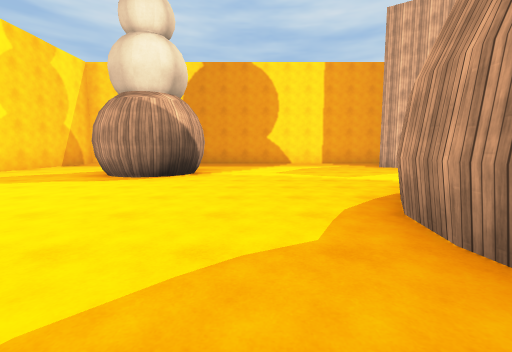
view 1 (above)

19 first-person views from a walk through a 3-D level made in the Unity game engine. The camera is 1.4 m above the floor, tilts 6° down and sees 90° across. The floor is counted in squares, 2.4 m on a side. Each view is taken from the middle of a square. On the plan, view 1 faces up. The plan holds only what a view shows up to about 9 squares ahead; the rest is blank. The player character is not drawn. Surface patterns are stand-ins for the level's own textures.

view 2
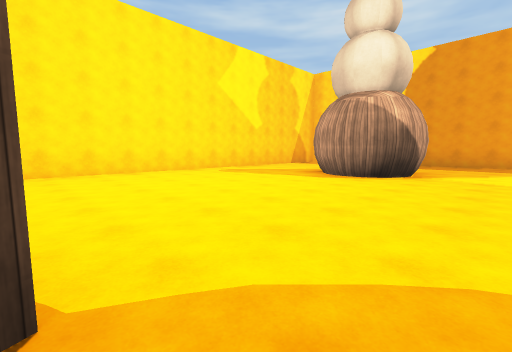

view 3
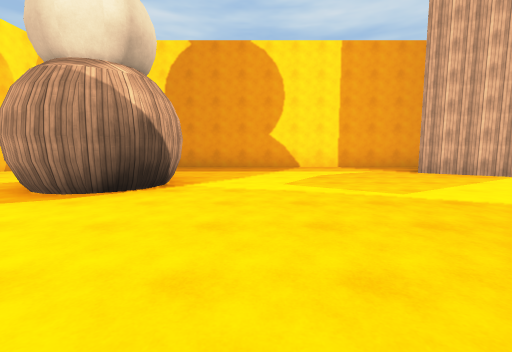

view 4
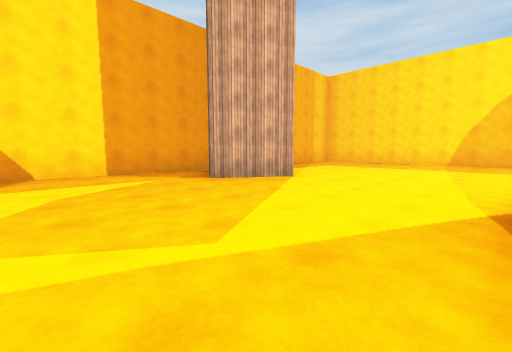

view 5
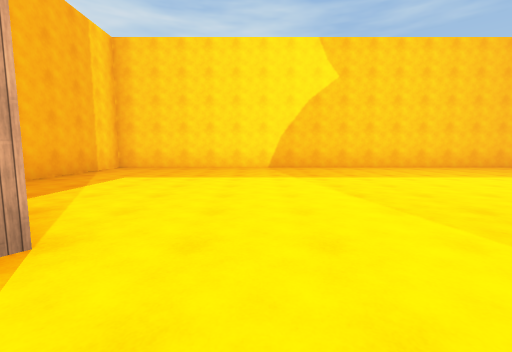

view 6
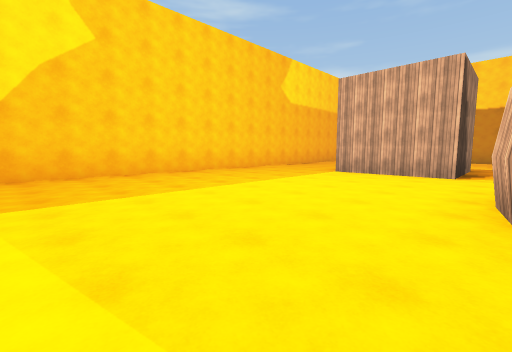

view 7
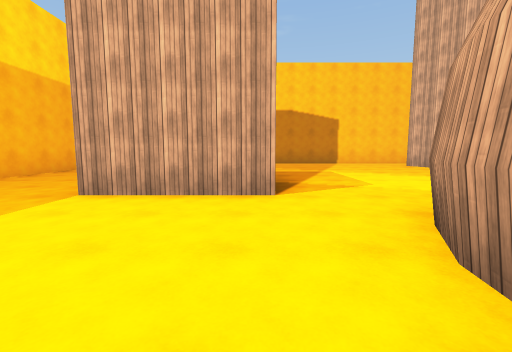

view 8
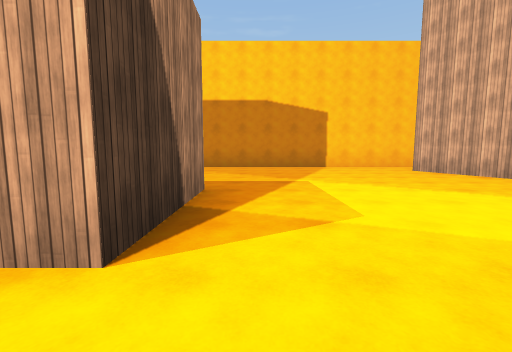

view 9
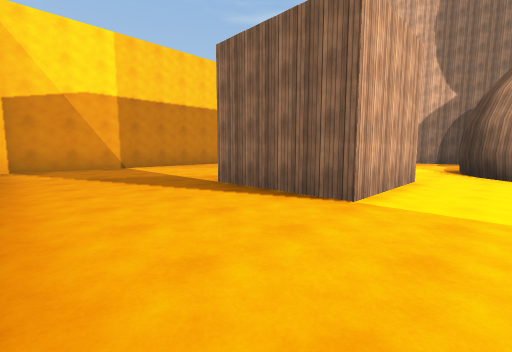

view 10
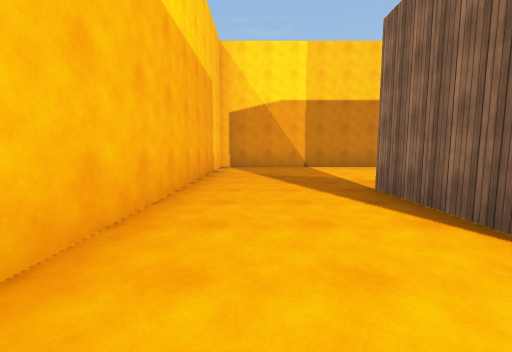

view 11
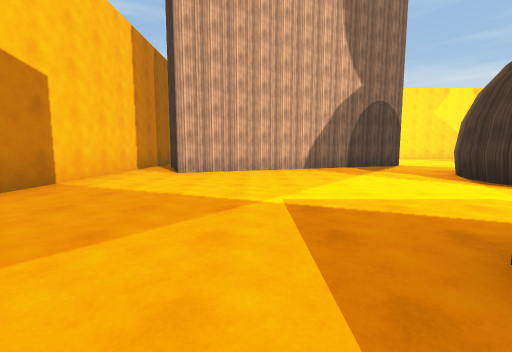

view 12
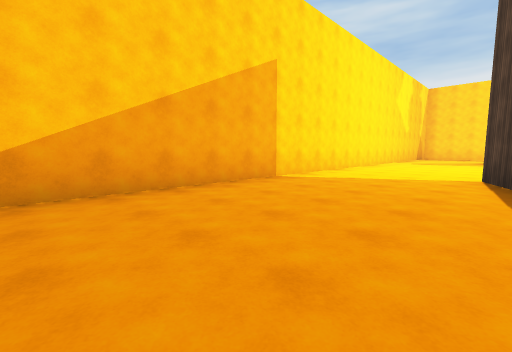

view 13
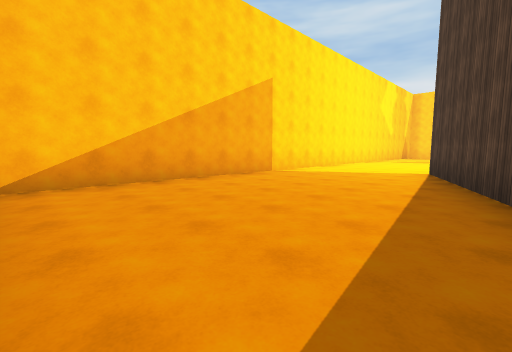

view 14
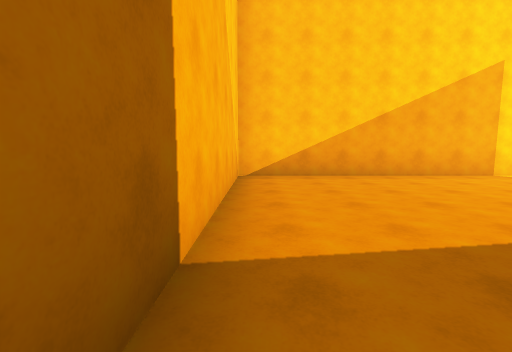

view 15
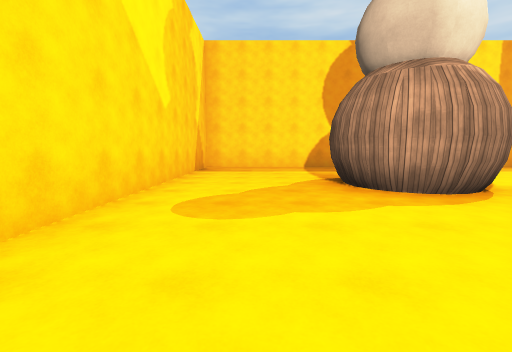

view 16
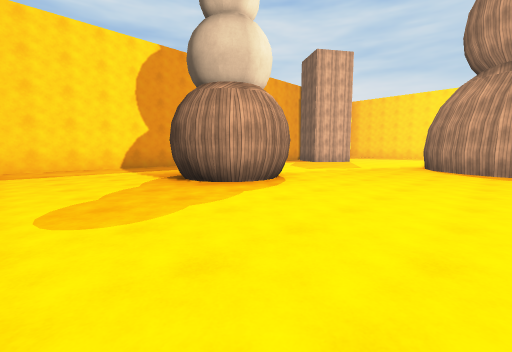

view 17
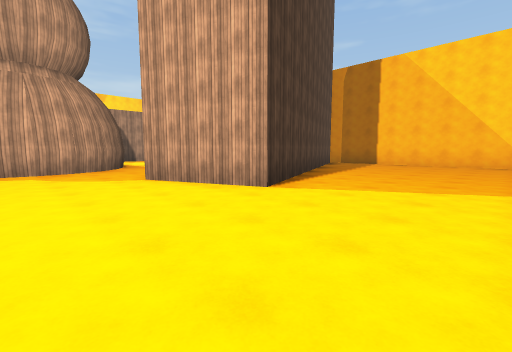

view 18
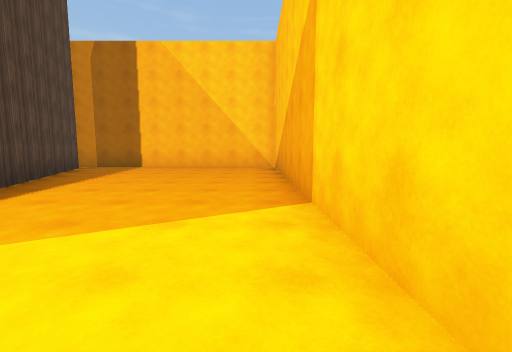

view 19
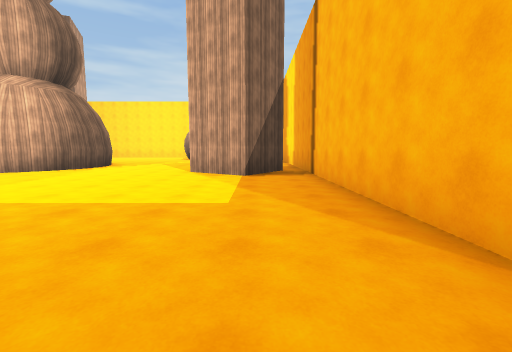

### Floor plan
Points are (right, up) in squares from view 1. A wall is a line through its corners. A room is listed if a view was taken in it or the views show most of it. See-through windows are left out.
Room 1 (views 1, 2, 3, 4, 5, 6, 7, 8, 9, 10, 11, 12, 13, 14, 15, 16, 17, 18, 19)
walls: (-1, 0) (1.8, -6.9) (-0.6, -7.8) (-3.4, -0.9) (-1, 0); (-1.7, 5.3) (-2.1, 5.1) (-2.7, 5) (-3.3, 5.3); (6.1, 1.1) (6, 0.8) (5.6, 0) (5.1, -0.5) (4.4, -0.9) (3.7, -1) (2.9, -0.8) (2.2, -0.5) (1.6, 0) (1.3, 0.7) (1.2, 1.5) (1.3, 2.2) (1.6, 2.9) (2.2, 3.5) (2.9, 3.9) (3.6, 4) (4.5, 3.9) (5, 3.6) (5.7, 2.9) (6, 2.3) (6.1, 1.4); (-2.6, 5) (-2.8, 5.1); (6.8, -3.8) (6.8, -1.2) (9.3, -1.2) (9.3, -3.8); (5, 9.7) (6.4, 8.8) (5.4, 7.3) (4, 8.3) (4.8, 9.5); (-6.6, -8.4) (12.1, -8.4) (12.1, 10.4) (-6.6, 10.4) (-6.6, -8.4)
objects: other object (-3, 6) to (-2, 6)

Where each view was taken, in squares from view 1:
view 1: 0 up, 0 right, facing up
view 2: 0 up, 0 right, facing up-left
view 3: 2 up, 0 right, facing up
view 4: 4 up, 1 right, facing up-right
view 5: 6 up, 4 right, facing right
view 6: 5 up, 6 right, facing down-right
view 7: 2 up, 7 right, facing down
view 8: 0 up, 6 right, facing down
view 9: 0 up, 12 right, facing down-left
view 10: 0 up, 11 right, facing down
view 11: 5 down, 8 right, facing left
view 12: 7 down, 3 left, facing up-left
view 13: 8 down, 2 left, facing up-left
view 14: 8 down, 1 left, facing left
view 15: 2 up, 5 left, facing up
view 16: 2 up, 6 left, facing up-right
view 17: 2 up, 6 left, facing down-right
view 18: 0 up, 6 left, facing down
view 19: 9 up, 12 right, facing left
